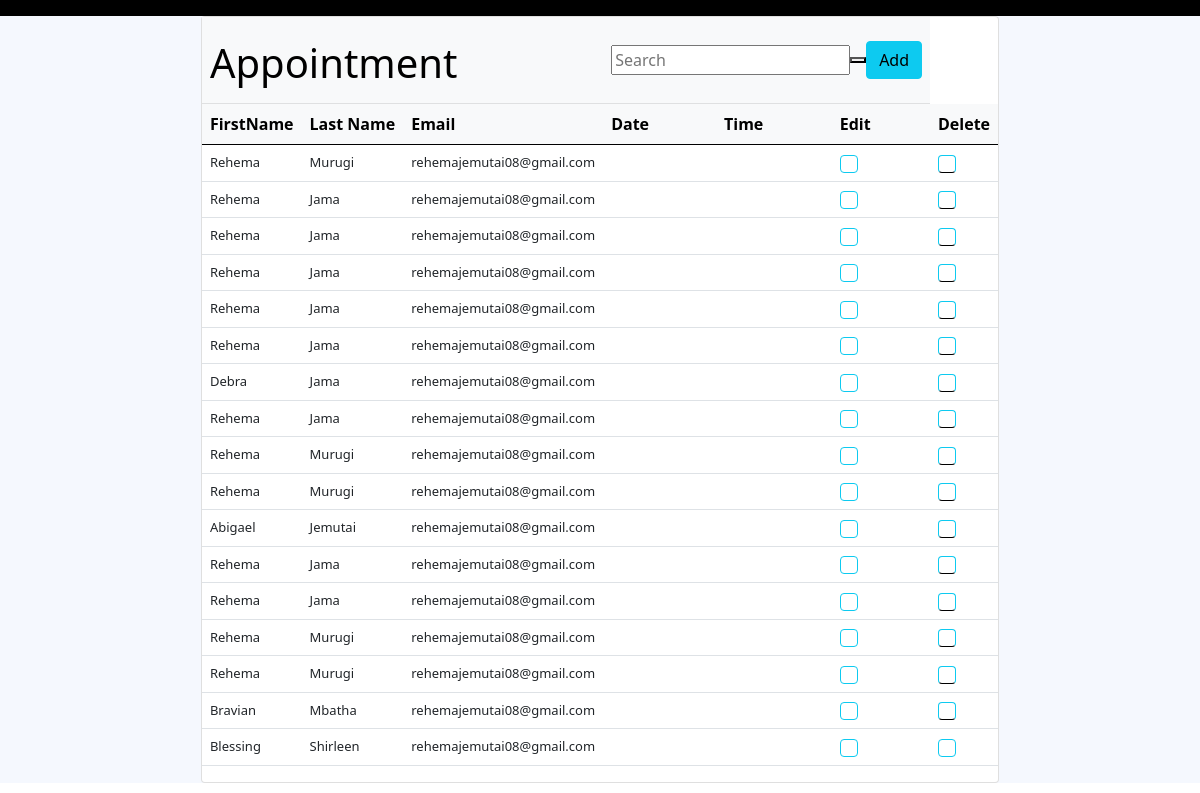
/myapp/doctor_appointment/ (signed in), run on an earlier commit of the app's database.
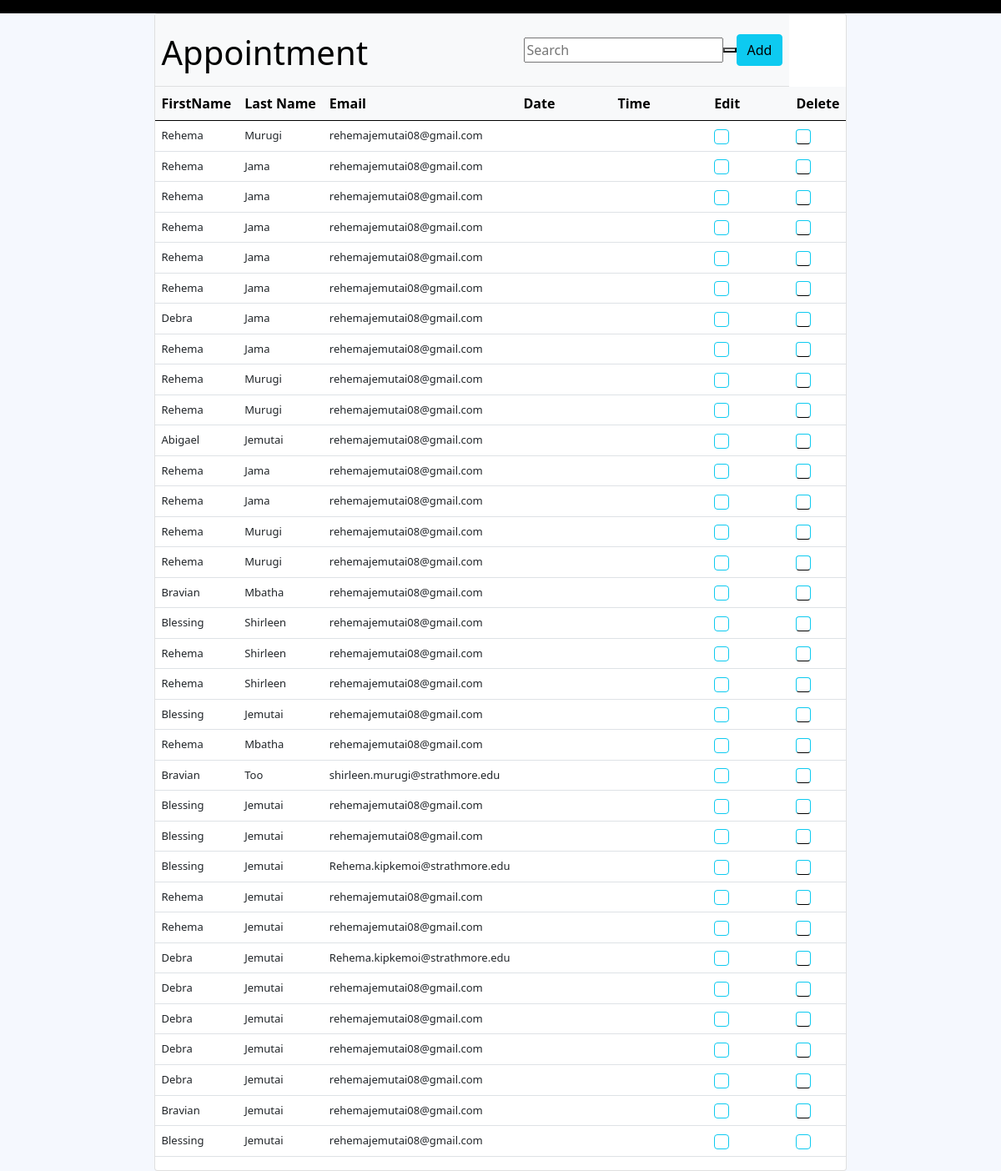
And on a later commit of the database.
### myapp/models.py (models this page shows, shortened)
class BaseModel(models.Model):
	id = models.UUIDField(primary_key=True, default=uuid.uuid4, editable=False)
	date_modified = models.DateTimeField(auto_now=True)
	date_created = models.DateTimeField(auto_now_add=True)
	class Meta:
		abstract = True

class appointment(BaseModel):
	first_name = models.CharField(max_length=20)
	second_name = models.CharField(max_length=20)
	location = models.CharField(max_length=20)
	description = models.TextField()
	id_number = models.IntegerField(default=0)
	phone_number = models.IntegerField(default=0)
	email = models.EmailField(max_length=50)
	doctor = models.ForeignKey(Doctor, on_delete=models.CASCADE)
	start = models.DateTimeField(null=True)
	end = models.DateTimeField(null=True)

### myapp/views.py (the view)
# urls.py: path('doctor_appointment/', doctor_appointment, name='doctor_appointment'),
def doctor_appointment(request):
    appoint = None
    if request.user.is_authenticated:
        appoint = appointment.objects.all()
    return render(request, 'doctor_appointment.html', {"appointment": appoint})

### myapp/templates/doctor_appointment.html (shortened to what this page needs)
<!DOCTYPE html>
{% load static %}
<html lang="en">
<head>
    <link rel="stylesheet" href='{% static "style.css" %}'>
    <link href="https://cdn.jsdelivr.net/npm/bootstrap@5.0.2/dist/css/bootstrap.min.css" rel="stylesheet"
>
    <link rel="stylesheet" href="https://cdnjs.cloudflare.com/ajax/libs/font-awesome/4.7.0/css/font-awesome.min.css">
</head>
<body>
<nav class="navbar navbar-nav-right justify-content-end " id="navregistration">
</nav>
{%load widget_tweaks %}
    <div  id="registrationdiv1" style="background-color: #F5F8FE;">
        {% load static %}
      <div class="card" id="cardc">
          <table class="table" >
              <thead class="table-light">
                       <tr>
                        <th colspan="3">
                            <div class="pagetitle">
                                    <h1>Appointment</h1>
                                </div>
                        </th>
                        <th colspan="3">
                             <div class="search-bar py-3">
                                <form  id="formbtn" class="search-form d-flex align-items-center" method="GET" action="">
                                    <input type="text" name="search_staff" placeholder="Search" title="Enter search keyword">
                                    <button type="submit" title="Search"></button>
                                    <a class="btn btn-info" href="">Add</a>
                              </form>
                            </div>
                        </th>
                    </tr>
                  <tr>
                      <th>FirstName</th>
                      <th>Last Name</th>
                      <th>Email</th>
                      <th>Date</th>
                      <th>Time</th>
                      <th>Edit</th>
                      <th>Delete</th>
                  </tr>
              </thead>
              <tbody class="table" style="font-size:13px;">
               {% for appoint in appointment %}
                  <tr>
                      <td>{{appoint.first_name}}</td>
                      <td>{{appoint.second_name}}</td>
                      <td>{{appoint.email}}</td>
                      <td>{{appoint.appointment_date}}</td>
                      <td>{{appoint.appointment_time}}</td>
                      <td>
                          <a href="{% url 'myapp:update_appointment' appoint.id %}" title="Edit Appointment" class="btn btn-info"></a>
                      </td>
                       <td>
                          <a href="{% url 'myapp:delete_appointment' appoint.id %}" title="Delete Appointment" class="btn btn-info"></a>
                      </td>
                  </tr>
               {% endfor %}
              </tbody>
          </table>
      </div>
    </div>
</body>
</html>

### myapp/static/style.css (style rules this page uses)
#navregistration { background-color: black; height:20; }
#registrationdiv1 { background-color: white; display: flex; justify-content: center !important; }

What changed in the data, as far as the page shows it:
added appointment: first_name "Rehema", second_name "Shirleen", email "rehemajemutai08@gmail.com"
added appointment: first_name "Rehema", second_name "Shirleen", email "rehemajemutai08@gmail.com"
added appointment: first_name "Blessing", second_name "Jemutai", email "rehemajemutai08@gmail.com"
added appointment: first_name "Rehema", second_name "Mbatha", email "rehemajemutai08@gmail.com"
added appointment: first_name "Bravian", second_name "Too", email "shirleen.murugi@strathmore.edu"
added appointment: first_name "Blessing", second_name "Jemutai", email "rehemajemutai08@gmail.com"
added appointment: first_name "Blessing", second_name "Jemutai", email "rehemajemutai08@gmail.com"
added appointment: first_name "Blessing", second_name "Jemutai", email "Rehema.kipkemoi@strathmore.edu"
added appointment: first_name "Rehema", second_name "Jemutai", email "rehemajemutai08@gmail.com"
added appointment: first_name "Rehema", second_name "Jemutai", email "rehemajemutai08@gmail.com"
added appointment: first_name "Debra", second_name "Jemutai", email "Rehema.kipkemoi@strathmore.edu"
added appointment: first_name "Debra", second_name "Jemutai", email "rehemajemutai08@gmail.com"
added appointment: first_name "Debra", second_name "Jemutai", email "rehemajemutai08@gmail.com"
added appointment: first_name "Debra", second_name "Jemutai", email "rehemajemutai08@gmail.com"
added appointment: first_name "Debra", second_name "Jemutai", email "rehemajemutai08@gmail.com"
added appointment: first_name "Bravian", second_name "Jemutai", email "rehemajemutai08@gmail.com"
added appointment: first_name "Blessing", second_name "Jemutai", email "rehemajemutai08@gmail.com"
